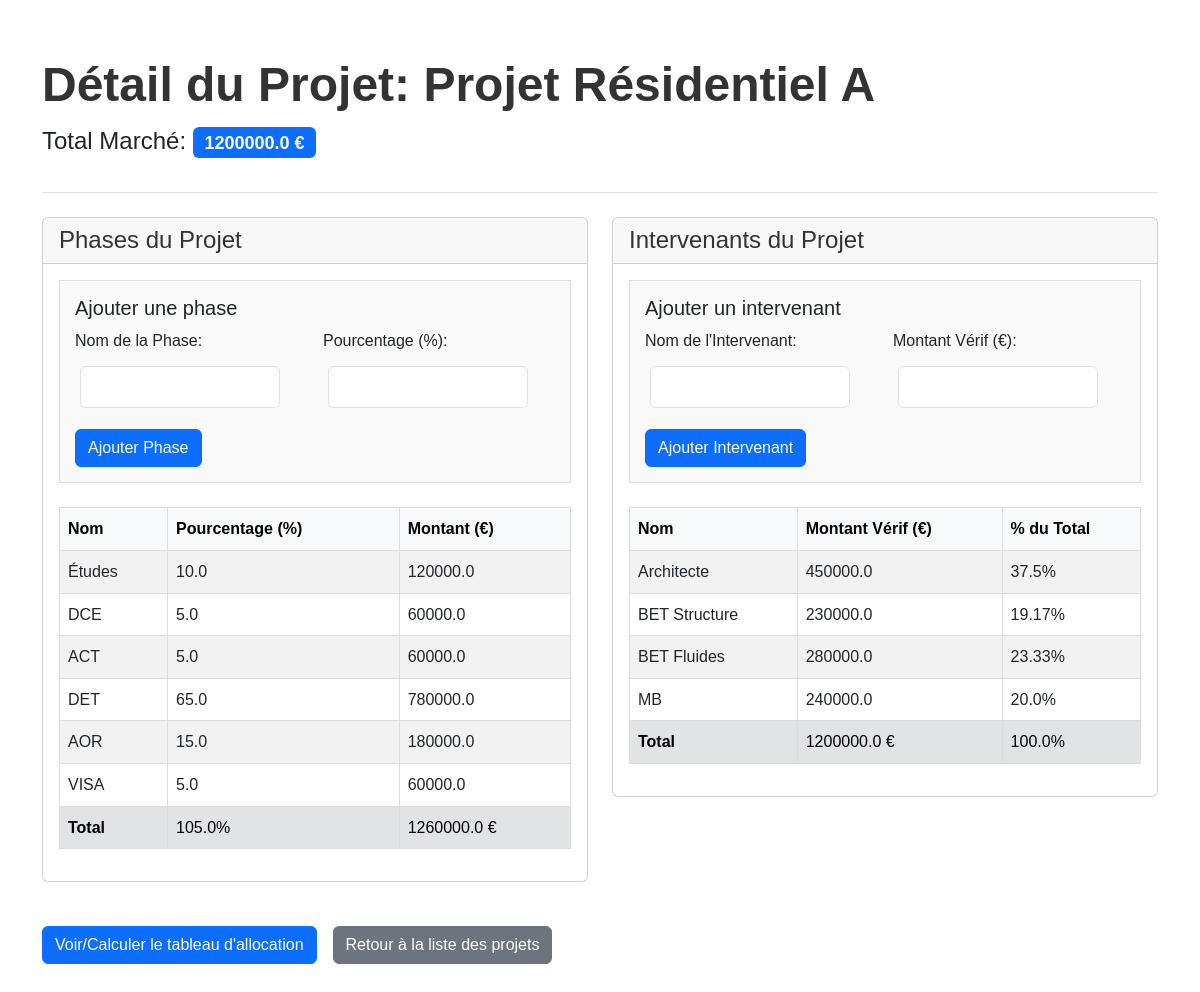
The app's page /project/1 with its own data.
### models.py (models this page shows, shortened)
class Project(db.Model):
    __tablename__ = 'projects'  # Correction ici (double underscore)
    id = db.Column(db.Integer, primary_key=True)
    name = db.Column(db.String(100), nullable=False) # Nom du projet
    total_marche = db.Column(db.Float, nullable=False) # Montant total du marché
    phases = db.relationship('Phase', backref='project', lazy=True)
    intervenants = db.relationship('Intervenant', backref='project', lazy=True)

class Phase(db.Model):
    __tablename__ = 'phases'
    id = db.Column(db.Integer, primary_key=True)
    name = db.Column(db.String(100), nullable=False)  # Nom de la phase (Ex : Études, Travaux, etc.)
    percentage = db.Column(db.Float, nullable=False)  # Pourcentage de la phase par rapport au total du projet
    project_id = db.Column(db.Integer, db.ForeignKey('projects.id'), nullable=False)
    allocations = db.relationship('PhaseIntervenant', backref='phase', lazy=True)

class Intervenant(db.Model):
    __tablename__ = 'intervenants'
    id = db.Column(db.Integer, primary_key=True)
    name = db.Column(db.String(100), nullable=False)  # Nom ou rôle de l'intervenant (ex : Architecte, MB, etc.)
    montant_verif = db.Column(db.Float, nullable=True)  # Montant 'vérif' souhaité sur l'ensemble du projet
    project_id = db.Column(db.Integer, db.ForeignKey('projects.id'), nullable=False)
    allocations = db.relationship('PhaseIntervenant', backref='intervenant', lazy=True)

### app.py (the view)
@app.route('/project/<int:project_id>')
def project_detail(project_id):
    project = Project.query.get_or_404(project_id)
    phases_total_percent = sum(phase.percentage for phase in project.phases)
    phases_total_amount = sum(project.total_marche * phase.percentage / 100 for phase in project.phases)
    intervenants_total_verif = sum(intervenant.montant_verif for intervenant in project.intervenants)
    intervenants_total_percent = (intervenants_total_verif / project.total_marche * 100) if project.total_marche else 0
    return render_template('project_detail.html',
                           project=project,
                           phases_total_percent=phases_total_percent,
                           phases_total_amount=phases_total_amount,
                           intervenants_total_verif=intervenants_total_verif,
                           intervenants_total_percent=intervenants_total_percent)

### templates/project_detail.html (shortened to what this page needs)
<!DOCTYPE html>
<html>
<head>
    <link href="https://cdn.jsdelivr.net/npm/bootstrap@5.3.0-alpha1/dist/css/bootstrap.min.css" rel="stylesheet">
    <link rel="stylesheet" href="{{ url_for('static', filename='css/style.css') }}">
</head>
<body>
    <div class="container">
        <header class="py-3 mb-4 border-bottom">
            <h1 class="display-5 fw-bold">Détail du Projet: {{ project.name }}</h1>
            <p class="fs-4">Total Marché: <span class="badge bg-primary">{{ project.total_marche | round(2) }} €</span></p>
        </header>
        <div class="row mb-4">
            <div class="col-md-6">
                <div class="card">
                    <div class="card-header">
                        <h2 class="fs-4 mb-0">Phases du Projet</h2>
                    </div>
                    <div class="card-body">
                        <form method="POST" action="{{ url_for('add_phase', project_id=project.id) }}" class="mb-4">
                            <h5 class="card-title">Ajouter une phase</h5>
                            <div class="row g-3">
                                <div class="col-md-6">
                                    <label for="phase_name" class="form-label">Nom de la Phase:</label>
                                    <input type="text" class="form-control" name="phase_name" id="phase_name" required>
                                </div>
                                <div class="col-md-6">
                                    <label for="percentage" class="form-label">Pourcentage (%):</label>
                                    <input type="number" step="0.01" class="form-control" name="percentage" id="percentage" required>
                                </div>
                                <div class="col-12">
                                    <button type="submit" class="btn btn-primary">Ajouter Phase</button>
                                </div>
                            </div>
                        </form>
                        <div class="table-responsive">
                            <table class="table table-striped table-hover">
                                <thead class="table-light">
                                    <tr>
                                        <th>Nom</th>
                                        <th>Pourcentage (%)</th>
                                        <th>Montant (€)</th>
                                    </tr>
                                </thead>
                                <tbody>
                                    {% for phase in project.phases %}
                                    <tr>
                                        <td>{{ phase.name }}</td>
                                        <td>{{ phase.percentage | round(2) }}</td>
                                        <td>{{ (project.total_marche * phase.percentage / 100) | round(2) }}</td>
                                    </tr>
                                    {% endfor %}
                                </tbody>
                                <tfoot>
                                    <tr class="table-secondary">
                                        <td><strong>Total</strong></td>
                                        <td>{{ phases_total_percent | round(2) }}%</td>
                                        <td>{{ phases_total_amount | round(2) }} €</td>
                                    </tr>
                                </tfoot>
                            </table>
                        </div>
                    </div>
                </div>
            </div>
            <div class="col-md-6">
                <div class="card">
                    <div class="card-header">
                        <h2 class="fs-4 mb-0">Intervenants du Projet</h2>
                    </div>
                    <div class="card-body">
                        <form method="POST" action="{{ url_for('add_intervenant', project_id=project.id) }}" class="mb-4">
                            <h5 class="card-title">Ajouter un intervenant</h5>
                            <div class="row g-3">
                                <div class="col-md-6">
                                    <label for="intervenant_name" class="form-label">Nom de l'Intervenant:</label>
                                    <input type="text" class="form-control" name="intervenant_name" id="intervenant_name" required>
                                </div>
                                <div class="col-md-6">
                                    <label for="montant_verif" class="form-label">Montant Vérif (€):</label>
                                    <input type="number" step="0.01" class="form-control" name="montant_verif" id="montant_verif" required>
                                </div>
                                <div class="col-12">
                                    <button type="submit" class="btn btn-primary">Ajouter Intervenant</button>
                                </div>
                            </div>
                        </form>
                        <div class="table-responsive">
                            <table class="table table-striped table-hover">
                                <thead class="table-light">
                                    <tr>
                                        <th>Nom</th>
                                        <th>Montant Vérif (€)</th>
                                        <th>% du Total</th>
                                    </tr>
                                </thead>
                                <tbody>
                                    {% for intervenant in project.intervenants %}
                                    <tr>
                                        <td>{{ intervenant.name }}</td>
                                        <td>{{ intervenant.montant_verif | round(2) }}</td>
                                        <td>{{ (intervenant.montant_verif / project.total_marche * 100) | round(2) }}%</td>
                                    </tr>
                                    {% endfor %}
                                </tbody>
                                <tfoot>
                                    <tr class="table-secondary">
                                        <td><strong>Total</strong></td>
                                        <td>{{ intervenants_total_verif | round(2) }} €</td>
                                        <td>{{ intervenants_total_percent | round(2) }}%</td>
                                    </tr>
                                </tfoot>
                            </table>
                        </div>
                    </div>
                </div>
            </div>
        </div>
        <div class="d-grid gap-2 d-md-flex">
            <a href="{{ url_for('project_allocation', project_id=project.id) }}" class="btn btn-primary me-md-2">
                Voir/Calculer le tableau d'allocation
            </a>
            <a href="{{ url_for('index') }}" class="btn btn-secondary">
                Retour à la liste des projets
            </a>
        </div>
    </div>
</body>
</html>

### static/css/style.css (style rules this page uses)
body { font-family: Arial, sans-serif; margin: 20px; line-height: 1.6; }
h1, h2, h3 { color: #333; }
table { border-collapse: collapse; width: 100%; margin-bottom: 20px; }
th, td { padding: 8px; text-align: left; border: 1px solid #ddd; }
th { background-color: #f2f2f2; }
form { margin-bottom: 20px; padding: 15px; border: 1px solid #ddd; background-color: #f9f9f9; }
input[type="text"], input[type="number"] { padding: 8px; margin: 5px; width: 200px; }
a { color: #0066cc; text-decoration: none; }
body { padding-top: 20px; padding-bottom: 40px; }
.table th, .table td { vertical-align: middle; }
.card { margin-bottom: 20px; }

### records on screen
Project: name "Projet Résidentiel A", total_marche "1200000.0", (project.total_marche*phase.percentage/100)|round(2) "120000.0", (project.total_marche*phase.percentage/100)|round(2) "60000.0", (project.total_marche*phase.percentage/100)|round(2) "780000.0", (project.total_marche*phase.percentage/100)|round(2) "180000.0"
Phase: name "Études", percentage "10.0"
Phase: name "DCE", percentage "5.0"
Phase: name "ACT", percentage "5.0"
Phase: name "DET", percentage "65.0"
Phase: name "AOR", percentage "15.0"
Phase: name "VISA", percentage "5.0"
Intervenant: name "Architecte", montant_verif "450000.0", montant_verif.total_marche "37.5"
Intervenant: name "BET Structure", montant_verif "230000.0", montant_verif.total_marche "19.17"
Intervenant: name "BET Fluides", montant_verif "280000.0", montant_verif.total_marche "23.33"
Intervenant: name "MB", montant_verif "240000.0", montant_verif.total_marche "20.0"

### other values on screen
{{ phases_total_percent | round(2) }} "105.0"
{{ phases_total_amount | round(2) }} "1260000.0"
{{ intervenants_total_verif | round(2) }} "1200000.0"
{{ intervenants_total_percent | round(2) }} "100.0"
